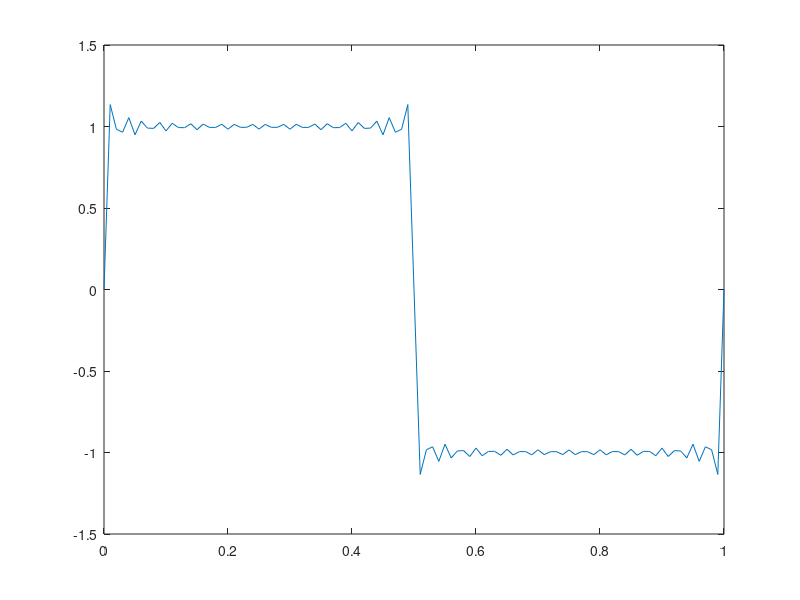

MATLAB code to generate this figure:
%%Ibanez, Cedric Jim J.
%function squareWave(t, A, f)

A = 4/pi; % amplitude
f = 1; % frequency
t = 0:0.01:1; 
N = 20; % number of iterations
xt = 0;

for k = 1:N
    xt = xt + A * sin(2*pi*(2*k-1)*f*t)/(2*k-1);
  
end

plot(t, xt);